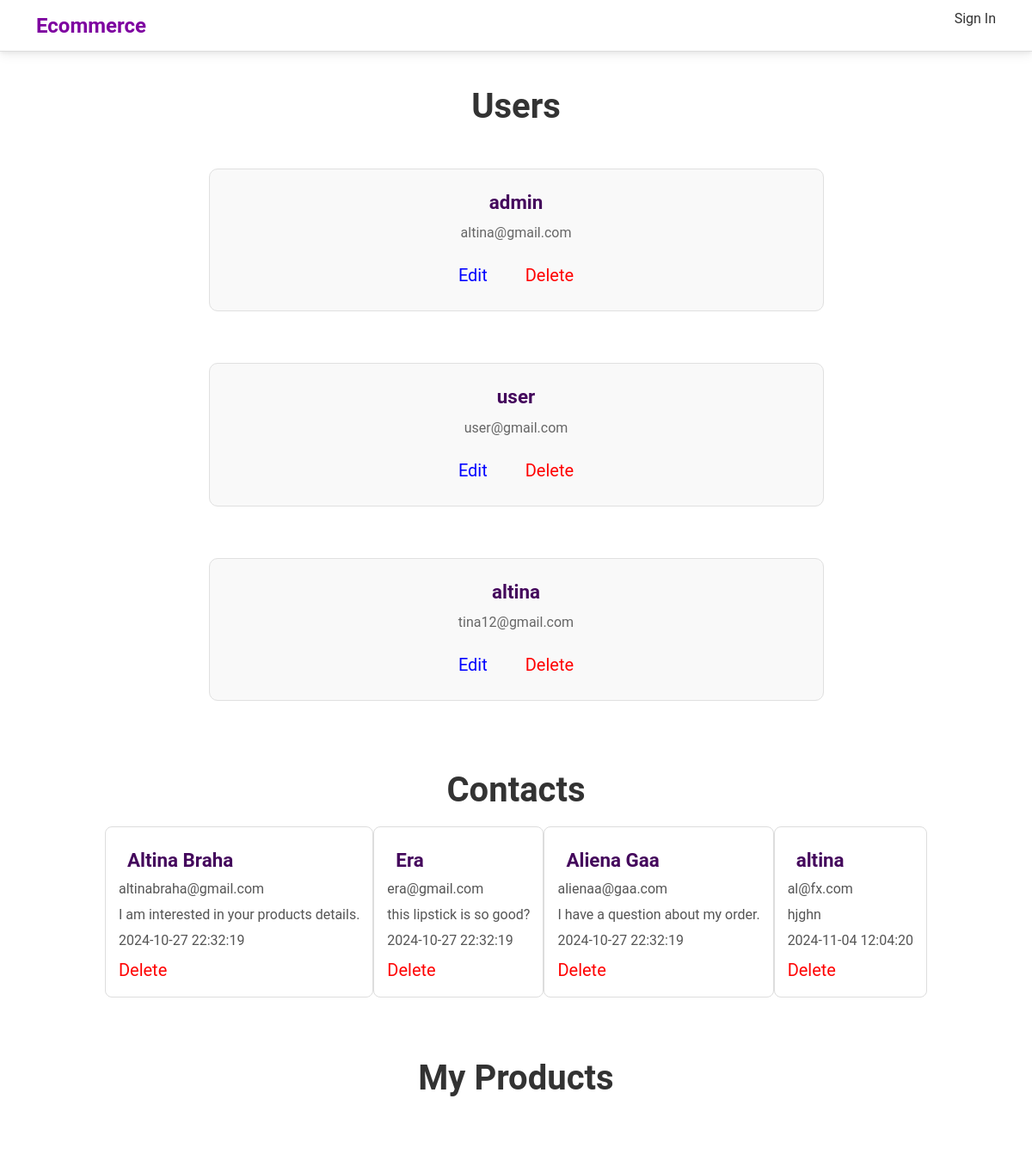
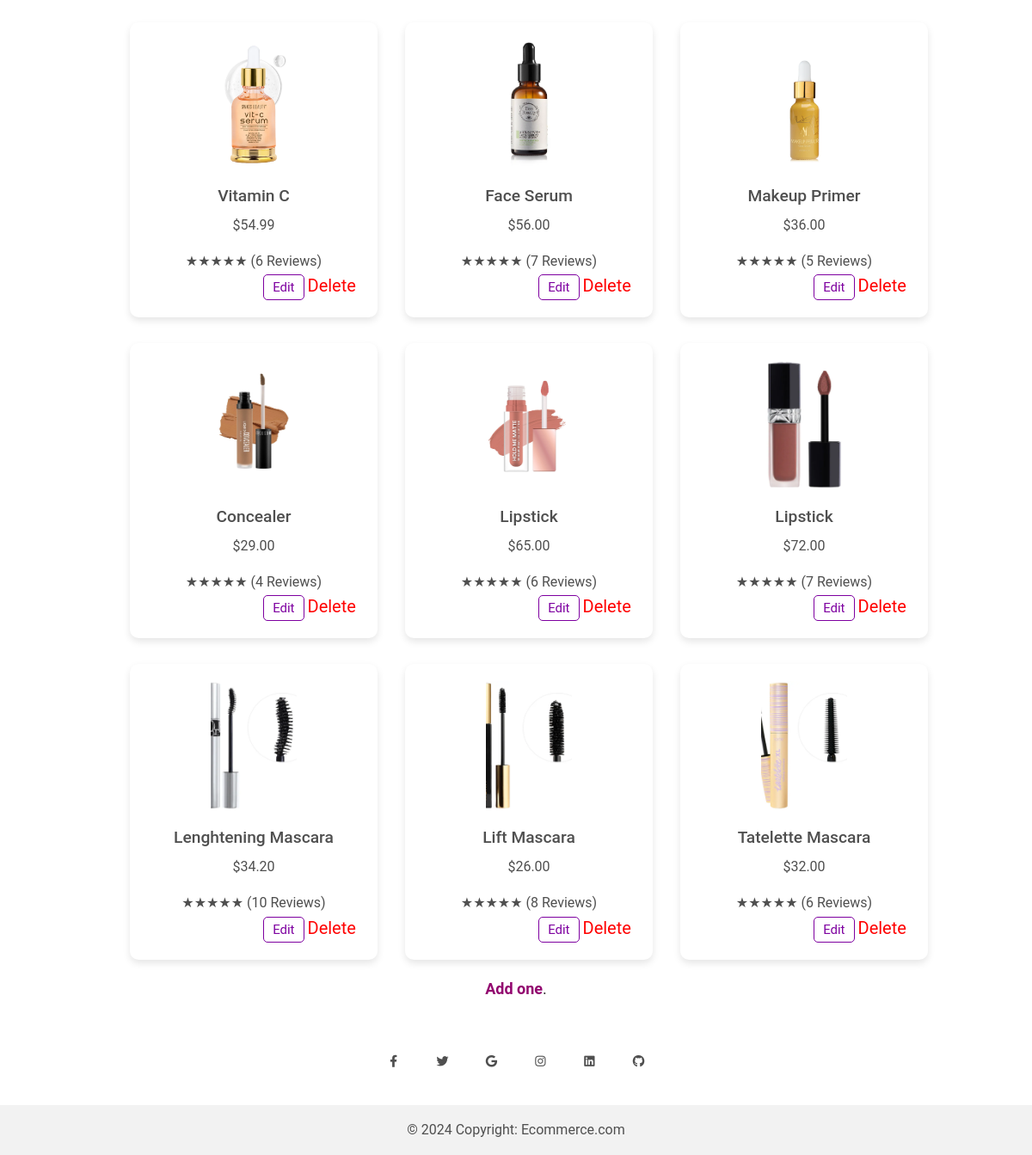
Page /dashboard.php on the committed database (2 pictures, top to bottom).
### tables this page shows
CREATE TABLE `users` (
  `id` int(11) NOT NULL,
  `emri` varchar(255) NOT NULL,
  `username` varchar(255) NOT NULL,
  `email` varchar(255) NOT NULL,
  `password` varchar(255) NOT NULL,
  `confirm_password` varchar(255) NOT NULL,
  `is_admin` varchar(255) NOT NULL
);

CREATE TABLE `contactform` (
  `id` int(11) NOT NULL,
  `name` varchar(50) NOT NULL,
  `email` varchar(100) NOT NULL,
  `message` varchar(255) NOT NULL,
  `submission_date` datetime NOT NULL DEFAULT current_timestamp()
);

CREATE TABLE `products` (
  `id` int(11) NOT NULL,
  `name` varchar(50) NOT NULL,
  `description` varchar(255) NOT NULL,
  `price` decimal(10,2) NOT NULL,
  `reviews` int(11) NOT NULL,
  `img_url` varchar(255) NOT NULL,
  `user_id` int(11) DEFAULT NULL
);

### user.php (called while the page is built, shortened)
<?php
class User
{
    private $db;
    public function __construct($db)
    {
        $this->db = $db;
    }
    public function getAllUsers()
{
    $users = array();
    $stmt = $this->db->query("SELECT id, username, email FROM users");
    if ($stmt) {
        while ($row = $stmt->fetch(PDO::FETCH_ASSOC)) {
            $users[] = $row;
        }
    }
    return $users;
}
}
?>

### contactform.php (called while the page is built, shortened)
<?php
class ContactForm
{
    private $conn;
    public function __construct($dbConn) {
        $this->conn = $dbConn;
    }
    public function getAllContacts()
    {
        $sql = "SELECT * FROM contactform";
        $stmt = $this->conn->query($sql);
        if ($stmt->rowCount() > 0) {
            return $stmt->fetchAll(PDO::FETCH_ASSOC);
        } else {
            return array();
        }
    }
}
?>

### dashboard.php (the view, shortened to what this page needs)
<?php
    include('header.php');
    include("product.php");
    include("contactform.php");
    include('user.php');
    $user = new User($conn);
    $sql = "SELECT * FROM products";
    $selectProducts = $conn->prepare($sql);
    $selectProducts->execute();
    $contacts = new ContactForm($conn);
    $contact_entries = $contacts->getAllContacts();
    $products_data = $selectProducts->fetchAll();
    if ($_SESSION['is_admin'] === "true") {
                ?>
                <?php
        $allUsers = $user->getAllUsers();
        echo '<h1 class="titulli">Users</h1>';
        echo '<div class="all-users">';
        foreach ($allUsers as $currentUser):
            ?>
            <div class="permbajtja-dashboard">
                <h1 class="emri">
                    <?= $currentUser["username"] ?>
                </h1>
                <p class="permbajtja">
                    <?= $currentUser["email"] ?>
                </p>
                <div class="user-delete">
                <a href="?action=edit&user_id=<?= $currentUser['id'] ?>" class="editi">Edit</a>
                <a href="?action=delete&user_id=<?= $currentUser['id'] ?>" class="delete">Delete</a>
                </div>
            </div>
            <?php
        endforeach;
        echo'</div>';
    }
    if ($_SESSION['is_admin'] === 'true') {
        ?>
        <h1 class="titulli">Contacts</h1>
        <?php
        echo '<div class="all-users">';
        foreach ($contact_entries as $contacts):
            ?>
            <div class="contact">
                <h1 class="emri">
                    <?= $contacts["name"] ?>
                </h1>
                <p class="contactform">
                    <?= $contacts["email"] ?>
                </p>
                <p class="contactform">
                    <?= $contacts["message"] ?>
                </p>
                <p class="contactform">
                    <?= $contacts["submission_date"] ?>
                </p>
                <a href="?action=delete_contact&contact_id=<?= $contacts['id'] ?>" class="delete">Delete</a>
            </div>
            <?php
        endforeach;
        echo'</div>';
    }
    ?>
    <!DOCTYPE html>
    <html lang="en">
    <head>
        <link rel="stylesheet" href="style/dashboard.css">
    </head>
    <body>
            <h1 class="titulli">My Products</h1>
            <div class="product-container">
                <?php foreach ($products_data as $product): ?>
                    <div class="product-card">
                        <img src="<?= $product['img_url'] ?>" alt="<?= $product['name'] ?>">
                        <h3><?= $product['name'] ?></h3>
                        <p class="price">$<?= number_format($product['price'], 2) ?></p>
                        <div class="rating">
                            <span>★★★★★</span>
                            <span>(<?= $product['reviews'] ?> Reviews)</span>
                        </div>
                        <?php if ($_SESSION['is_admin'] === "true"): ?>
                            <div class="admin-actions">
                            <button onclick="openEditModal(<?= $product['id'] ?>, '<?= addslashes($product['name']) ?>', <?= $product['price'] ?>, <?= $product['reviews'] ?>, '<?= $product['img_url'] ?>')" class="edit-button">Edit</button>
                                <a href="?action=delete_product&product_id=<?= $product['id'] ?>" class="delete-button" style="color: red;">Delete</a>
                            </div>
                        <?php endif; ?>
                    </div>
                <?php endforeach; ?>
            </div>
            <div class="products">
                <?php if (!empty($user_products)): ?>
                    <?php foreach ($user_products as $product): ?>
                        <div class="imageshop">
                            <img class="imageshop-img" src="./images/<?= $product['image_path'] ?>" alt="<?= $product['product_name'] ?>">
                            <div class="underimg">
                                <p>
                                    <?= $product['product_name'] ?>
                                </p>
                                <p id="cmimi">$<?= $product['price'] ?></p>
                            </div>
                            <div class="butonat">
                                <a href="?action=delete_product&product_id=<?= $product['id'] ?>" class="delete-button"
                                    style="color: red; margin-right: 10px">Delete</a>
                                <button onclick="openModal(
                                            <?= $product['id'] ?>,
                                            '<?= $product['product_name'] ?>',
                                            <?= $product['price'] ?>,
                                            '<?= $product['image_path'] ?>'
                                        )" class="edit-button">Edit</button>
                                <a href="SingleProduct.php?product_id=<?= $product['id'] ?>" class="view-button">View</a>
                            </div>
                        </div>
                    <?php endforeach; ?>
                <?php else: ?>
                    <p id="hi"> <a href="add_product.php">Add one</a>.</p>
                <?php endif; ?>
            </div>
<?php
        include("footer.php");
?>
</body>
</html>

### header.php (shortened to what this page needs)
<!DOCTYPE html>
<html lang="en">
<head>
    <link rel="stylesheet" href="style/homepage.css">
</head>
<body>
<nav class="navbar">
    <div class="container">
        <div class="logo">
            <a href="#">Ecommerce</a>
        </div>
        <ul class="nav-links">
            <?php
            if (isset($_SESSION['logged_in']) && $_SESSION['logged_in']) {
                $is_admin = $_SESSION['is_admin'];
                echo '<li><a href="homepage.php">Home</a></li>';
                echo '<li><a href="shop.php">Shop</a></li>';
                echo '<li><a href="contactus.php">Contact</a></li>';
                if ($is_admin === "true") {
                    echo '<li><a href="dashboard.php">Dashboard</a></li>';
                }
                echo '<li><a href="logout.php">Logout</a></li>';
            } else {
                echo '<li><a href="login.php">Sign In</a></li>';
            }
            ?>
        </ul>
    </div>
</nav>
</body>
</html>

### footer.php (shortened to what this page needs)
<!DOCTYPE html>
<html lang="en">
<head>
    <link
      href="https://cdnjs.cloudflare.com/ajax/libs/mdb-ui-kit/6.0.0/mdb.min.css"
      rel="stylesheet"
    />
    <link
      href="https://cdnjs.cloudflare.com/ajax/libs/font-awesome/6.0.0/css/all.min.css"
      rel="stylesheet"
    />
</head>
<body>
    <footer class="text-center bg-body-tertiary">
      <div class="container pt-4">
        <section class="mb-4">
          <a
            class="btn btn-link btn-floating btn-lg text-body m-1"
            href="#!"
            role="button"
            ><i class="fab fa-facebook-f"></i
          ></a>
          <a
            class="btn btn-link btn-floating btn-lg text-body m-1"
            href="#!"
            role="button"
            ><i class="fab fa-twitter"></i
          ></a>
          <a
            class="btn btn-link btn-floating btn-lg text-body m-1"
            href="#!"
            role="button"
            ><i class="fab fa-google"></i
          ></a>
          <a
            class="btn btn-link btn-floating btn-lg text-body m-1"
            href="#!"
            role="button"
            ><i class="fab fa-instagram"></i
          ></a>
          <a
            class="btn btn-link btn-floating btn-lg text-body m-1"
            href="#!"
            role="button"
            ><i class="fab fa-linkedin"></i
          ></a>
          <a
            class="btn btn-link btn-floating btn-lg text-body m-1"
            href="#!"
            role="button"
            ><i class="fab fa-github"></i
          ></a>
        </section>
      </div>
      <div class="text-center p-3" style="background-color: rgba(0, 0, 0, 0.05);">
        © 2024 Copyright:
        <a class="text-body" href="https://mdbootstrap.com/">Ecommerce.com</a>
      </div>
    </footer>
</body>
</html>

### style/homepage.css (style rules this page uses)
* { margin: 0; padding: 0; box-sizing: border-box; }
body { font-family: Arial, sans-serif; background-color: #f9f9f9; color: #333; }
.navbar { background-color: #fff; padding: 20px 0; border-bottom: 1px solid #ddd; }
.navbar .container { display: flex; justify-content: space-between; align-items: center; }
.navbar .logo a { font-size: 24px; font-weight: bold; text-decoration: none; color: #7e00a0; }
.navbar .nav-links { list-style-type: none; display: flex; gap: 20px; }
.navbar .nav-links li { display: inline; }
.navbar .nav-links li a { text-decoration: none; color: #333; font-size: 16px; transition: color 0.3s ease; }
.container { width: 90%; max-width: 1200px; margin: 0 auto; display: flex; flex-wrap: wrap; }
.btn { display: inline-block; background-color: #b607e2; color: white; padding: 10px 20px; text-decoration: none; border-radius: 5px; margin-top: 10px; }
.container { display: flex; flex-wrap: wrap; justify-content: center; max-width: 1200px; margin: 0 auto; }

### style/dashboard.css (style rules this page uses)
.titulli { font-weight: bold; text-align: center; margin-top: 40px; font-size: 40px; text-align: center; color: #333; }
.permbajtja-dashboard { width: 65%; margin: 30px; padding: 15px ; border: 1px solid #e0e0e0; border-radius: 10px; background-color: #f9f9f9; text-align: center; }
.delete { color: red; text-decoration: none; font-size: 20px; }
.all-users { display: flex; flex-direction: row; flex-wrap: wrap; padding: 10px 50px; justify-content: center; }
.emri { margin: 10px 10px; font-size: 20px; color: #333; }
.user-delete { text-decoration: none; padding: 10px 80px; text-align: center; }
.user-delete a { padding: 0 20px; text-decoration: none; font-size: 20px; }
.editi { color: blue; }
.delete { color: red; }
.permbajtja { margin: 10px 0; font-size: 16px; color: #666; }
.product-container { display: flex; justify-content: space-around; width: 80%; max-width: 1200px; }
.product-container { margin-top: 5%; margin-left: 135px; display: flex; flex-wrap: wrap; justify-content: space-around; width: 80%; max-width: 1200px; }
.product-card { background-color: white; padding: 20px; border-radius: 10px; box-shadow: 0 4px 8px rgba(0, 0, 0, 0.1); text-align: center; width: 30%; margin-top: 30px; }
.product-card img { width: 100px; height: 150px; object-fit: cover; margin-bottom: 20px; }
.product-card h3 { font-size: 1.2em; margin-bottom: 10px; }
.delete-button { text-decoration: none; font-size: 20px; }
.edit-button { border: 1px solid #7e00a0; border-radius: 5px; text-decoration: none; font-size: 15px; color: #7e00a0; margin-left: 130px; padding: 2px 10px; background-color: white; transition: background-color 0.3s, border-color 0.3s; }
#hi { font-size: 18px; color: #333; margin: 20px 0; text-align: center; }
#hi a { text-decoration: none; color: #92066f; font-weight: bold; transition: color 0.3s ease; }
.contact { padding: 15px; margin-bottom: 20px; background-color: #ffffff; border: 1px solid #ddd; border-radius: 8px; transition: transform 0.2s ease; }
.emri { font-size: 1.4em; color: rgb(68, 7, 92); margin-bottom: 8px; font-weight: bold; }
.contactform { font-size: 1em; color: #555; margin: 6px 0; line-height: 1.5; }

### rows in the picture
users: username "admin", email "altina@gmail.com"
users: username "user", email "user@gmail.com"
users: username "altina", email "tina12@gmail.com"
contactform: name "Altina Braha", email "altinabraha@gmail.com", message "I am interested in your products details.", submission_date "2024-10-27 22:32:19"
contactform: name "Era", email "era@gmail.com", message "this lipstick is so good?", submission_date "2024-10-27 22:32:19"
contactform: name "Aliena Gaa", email "alienaa@gaa.com", message "I have a question about my order.", submission_date "2024-10-27 22:32:19"
contactform: name "altina", email "al@fx.com", message "hjghn", submission_date "2024-11-04 12:04:20"
products: img_url (picture), name "Vitamin C", price "54.99", reviews "6"
products: img_url (picture), name "Face Serum", price "56.00", reviews "7"
products: img_url (picture), name "Makeup Primer", price "36.00", reviews "5"
products: img_url (picture), name "Concealer", price "29.00", reviews "4"
products: img_url (picture), name "Lipstick", price "65.00", reviews "6"
products: img_url (picture), name "Lipstick", price "72.00", reviews "7"
products: img_url (picture), name "Lenghtening Mascara", price "34.20", reviews "10"
products: img_url (picture), name "Lift Mascara", price "26.00", reviews "8"
products: img_url (picture), name "Tatelette Mascara", price "32.00", reviews "6"
